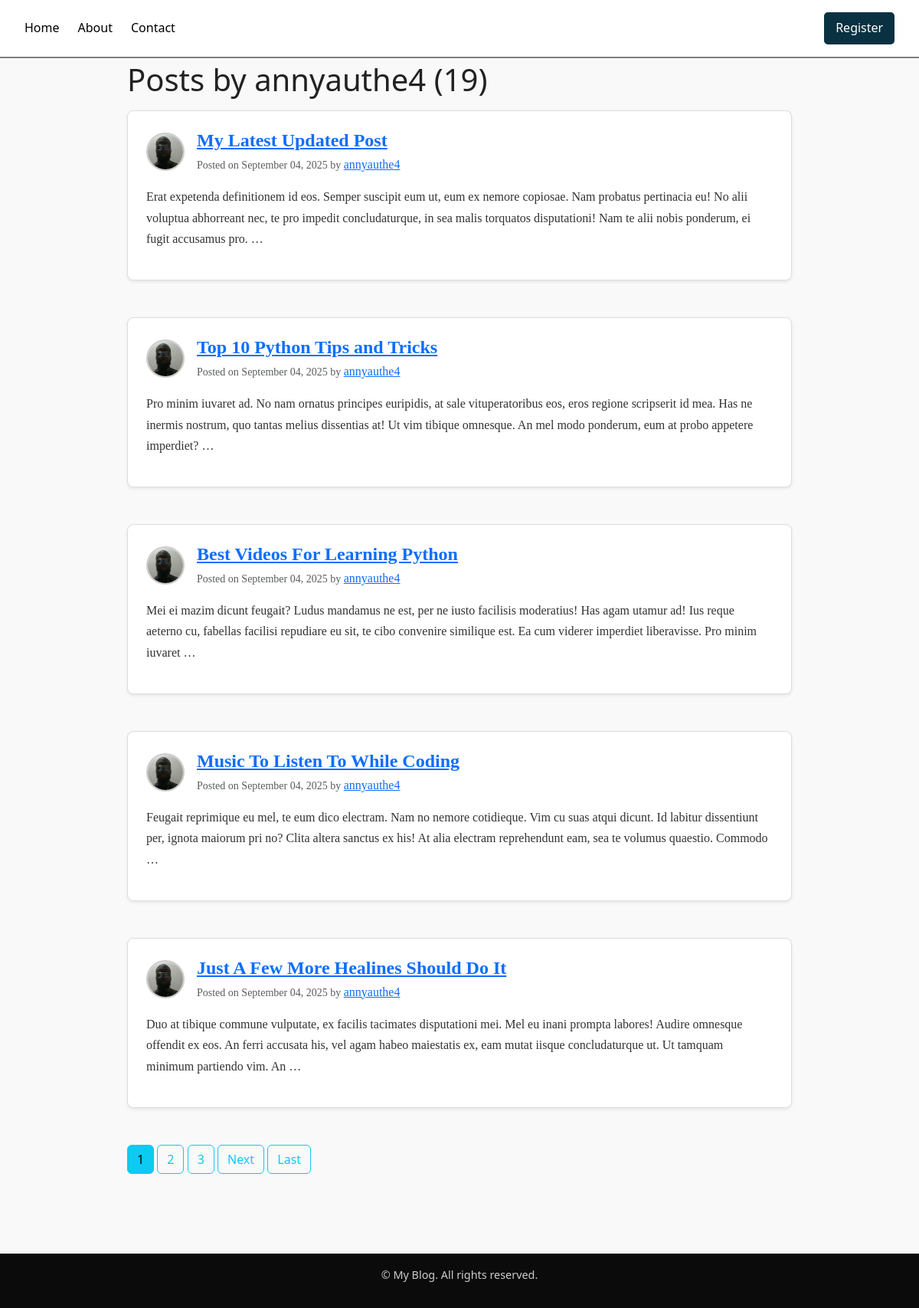
The app's page /user/annyauthe4 with its own data.
### blog/models.py (models this page shows, shortened)
class Post(models.Model):
    title = models.CharField(max_length=100)
    content = models.TextField()
    date_posted = models.DateTimeField(default=timezone.now)
    date_updated = models.DateTimeField(auto_now=True)
    author = models.ForeignKey(User, on_delete=models.CASCADE, default=1)

### users/models.py (models this page shows, shortened)
class Profile(models.Model):
    user = models.OneToOneField(User, on_delete=models.CASCADE)
    image = models.ImageField(default='profile_pics/default.jpg', upload_to='profile_pics')

### blog/views.py (the view)
# urls.py: path('user/<str:username>', UserPostListView.as_view(), name='user-posts'),
class UserPostListView(ListView):
    model = Post
    template_name = 'blog/user_posts.html'
    context_object_name = 'posts'
    paginate_by = 5
    def get_queryset(self):
        user = get_object_or_404(User, username=self.kwargs.get('username'))
        return Post.objects.filter(author=user).order_by('-date_posted')

### blog/templates/blog/user_posts.html (shortened to what this page needs)
{% extends 'blog/base.html' %}
{% block content %}
    <h1 class="mb-3">Posts by {{ view.kwargs.username }} ({{ page_obj.paginator.count }})</h1>
    {% for post in posts %}
        <article class="post-card mb-5 p-4 shadow-sm" data-aos="fade-up" data-aos-easing="ease-in-sine">
                <div class="d-flex align-items-center mb-2">
                        <img src="{{ post.author.profile.image.url }}"
                                alt="{{ post.author.username }}"
                                class="rounded-circle author-img">
                        <div class="ms-3">
                                <h2 class="post-title mb-1"><a href="{% url 'post-detail' post.id %}">{{ post.title }}</a></h2>
                                <small class="text-muted">
                                        Posted on {{ post.date_posted|date:"F d, Y" }} by
                                </small>
                                <a class="ml-2" href="{% url 'user-posts' post.author.username %}">{{ post.author.username }}</a>
                        </div>
                </div>
                <p class="post-content">
                {{ post.content|truncatewords:40 }}
                </p>
      </article>
    {% endfor %}
	{% if is_paginated %}
	  {% for num in page_obj.paginator.page_range %}
	  	{% if page_obj.number == num %}
	  		<a class="btn btn-info mb-4" href="?page={{ num }}">{{ num }}</a>
		{% elif num > page_obj.number|add:'-3' and num < page_obj.number|add:'3' %}
	  		<a class="btn btn-outline-info mb-4" href="?page={{ num }}">{{ num }}</a>
		{% endif %}
	  {% endfor %}
	  {% if page_obj.has_next %}
	  	<a class="btn btn-outline-info mb-4" href="?page={{ page_obj.next_page_number }}">Next</a>
		<a class="btn btn-outline-info mb-4" href="?page={{ page_obj.paginator.num_pages }}">Last</a>
	  {% endif %}
	{% endif %}
{% endblock %}

### blog/static/blog/styles.css (style rules this page uses)
* { margin: 0; padding: 0; box-sizing: border-box; }
html, body { height: 100%; }
body { display: flex; flex-direction: column; font-family: "Segoe UI", Tahoma, sans-serif; line-height: 1.6; color: #222; background-color: rgba(249, 249, 249, 1); }
.post-card { background: #fff; border: 1px solid #ddd; border-radius: 8px; font-family: "Georgia", serif; }
.author-img { width: 50px; height: 50px; object-fit: cover; border: 2px solid #ccc; }
.post-title { font-size: 1.5rem; font-weight: bold; font-family: "Times New Roman", serif; color: #222; }
.post-content { margin-top: 1rem; font-size: 1rem; line-height: 1.7; color: #333; }

### records on screen
Post: author.profile.image (picture), title "My Latest Updated Post", date_posted "September 04, 2025", author.username "annyauthe4", content "Erat expetenda definitionem id eos. Semper suscipit eum ut, eum ex nemore copiosae. Nam probatus pertinacia eu! No alii voluptua abhorreant nec, te pro impedit concludaturque, in sea malis torquatos disputationi! Nam te alii nobis ponderum, ei fugit accusamus pro. …"
Post: author.profile.image (picture), title "Top 10 Python Tips and Tricks", date_posted "September 04, 2025", author.username "annyauthe4", content "Pro minim iuvaret ad. No nam ornatus principes euripidis, at sale vituperatoribus eos, eros regione scripserit id mea. Has ne inermis nostrum, quo tantas melius dissentias at! Ut vim tibique omnesque. An mel modo ponderum, eum at probo appetere imperdiet? …"
Post: author.profile.image (picture), title "Best Videos For Learning Python", date_posted "September 04, 2025", author.username "annyauthe4", content "Mei ei mazim dicunt feugait? Ludus mandamus ne est, per ne iusto facilisis moderatius! Has agam utamur ad! Ius reque aeterno cu, fabellas facilisi repudiare eu sit, te cibo convenire similique est. Ea cum viderer imperdiet liberavisse. Pro minim iuvaret …"
Post: author.profile.image (picture), title "Music To Listen To While Coding", date_posted "September 04, 2025", author.username "annyauthe4", content "Feugait reprimique eu mel, te eum dico electram. Nam no nemore cotidieque. Vim cu suas atqui dicunt. Id labitur dissentiunt per, ignota maiorum pri no? Clita altera sanctus ex his! At alia electram reprehendunt eam, sea te volumus quaestio. Commodo …"
Post: author.profile.image (picture), title "Just A Few More Healines Should Do It", date_posted "September 04, 2025", author.username "annyauthe4", content "Duo at tibique commune vulputate, ex facilis tacimates disputationi mei. Mel eu inani prompta labores! Audire omnesque offendit ex eos. An ferri accusata his, vel agam habeo maiestatis ex, eam mutat iisque concludaturque ut. Ut tamquam minimum partiendo vim. An …"

### other values on screen
{{ view.kwargs.username }} "annyauthe4"
{{ page_obj.paginator.count }} "19"
{{ num }} "1"
{{ num }} "2" "3"
